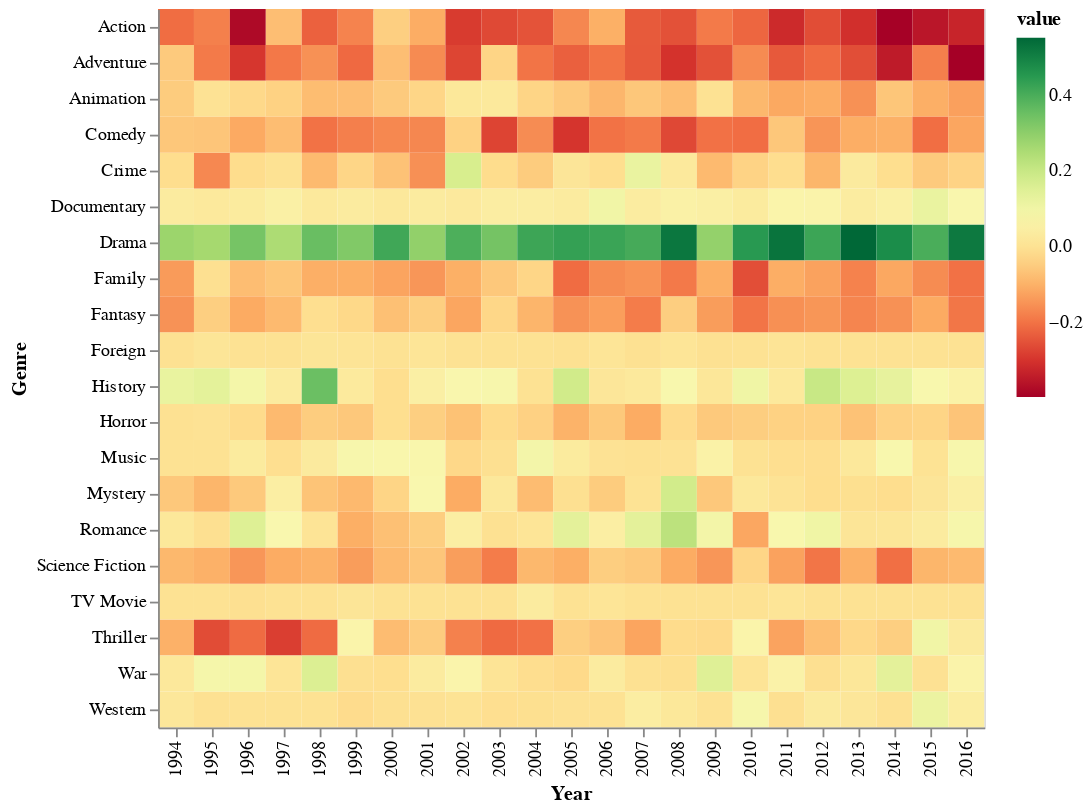

The notebook cell this image was saved under:
### Code cell
oscarDifferences = oscarRatios.subtract(yearsRatios1)
oscarDifferences["yearNames"] = oscarDifferences.index
oscarDifferencesMelted = oscarDifferences.melt(id_vars = ["yearNames"])
oscarDifferencesOver = oscarDifferencesMelted
altair.Chart(oscarDifferencesMelted).mark_rect().encode(
    x=altair.X('yearNames:O', title="Year"),
    y=altair.Y('variable:O', title="Genre"),
    color=altair.Color('value:Q', scale=altair.Scale(scheme='redyellowgreen')),
    tooltip = [altair.Tooltip("value:Q", title="Difference")]
).interactive()

### Figure 1 — Vega-Lite specification as saved in the notebook (floating-point values rounded to 4 significant figures; data arrays with more than 128 entries replaced by an {"elided": "..."} marker saying what was removed)
{"config": {"view": {"continuousWidth": 400, "continuousHeight": 300}}, "data": {"name": "data-a27a6aebbabbce1284161188adb4522b"}, "mark": "rect", "encoding": {"color": {"type": "quantitative", "field": "value", "scale": {"scheme": "redyellowgreen"}}, "tooltip": [{"type": "quantitative", "field": "value", "title": "Difference"}], "x": {"type": "ordinal", "field": "yearNames", "title": "Year"}, "y": {"type": "ordinal", "field": "variable", "title": "Genre"}}, "selection": {"selector002": {"type": "interval", "bind": "scales", "encodings": ["x", "y"]}}, "$schema": "https://vega.github.io/schema/vega-lite/v4.8.1.json", "datasets": {"data-a27a6aebbabbce1284161188adb4522b": {"elided": "460 records"}}}
